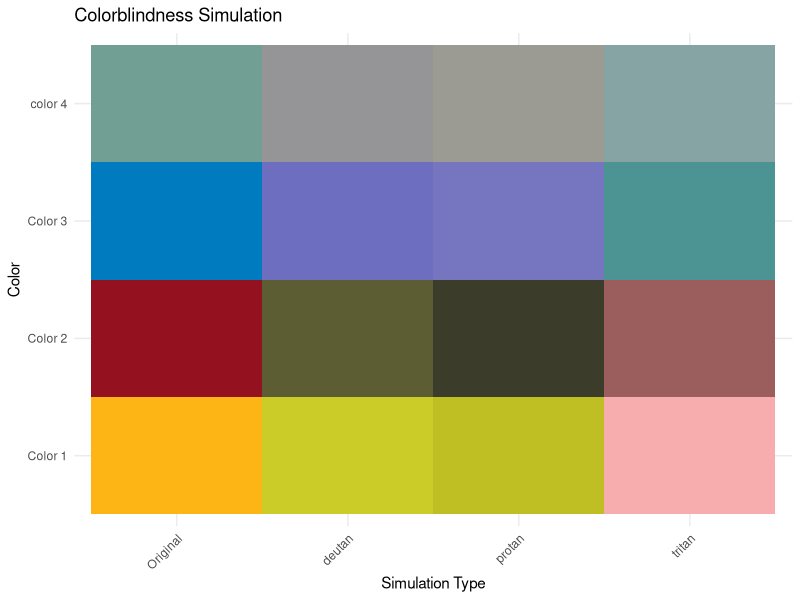

R code for this plot:
## ---- chunk 1
library(ggplot2)
library(dichromat)

## ---- chunk 2
# Function to simulate colorblindness
simulate_colorblindness <- function(color, type) {
  return(dichromat(color, type = type))
}

# Define colors
colors <- c("#FDB515","#941120", "#007BC0","#719F94")
color_names <- c("Color 1", "Color 2", "Color 3","color 4")

# Types of colorblindness
cb_types <- c("deutan", "protan", "tritan")

# Data frame for plotting
data <- expand.grid(ColorName = color_names, Type = c("Original", cb_types))
data$Hex <- c(colors,
              sapply(colors, simulate_colorblindness, "deutan"),
              sapply(colors, simulate_colorblindness, "protan"),
              sapply(colors, simulate_colorblindness, "tritan"))

# Plot
ggplot(data, aes(x = Type, y = ColorName, fill = Hex)) +
  geom_tile() +
  scale_fill_identity() +
  labs(title = "Colorblindness Simulation", x = "Simulation Type", y = "Color") +
  theme_minimal() +
  theme(axis.text.x = element_text(angle = 45, hjust = 1))
